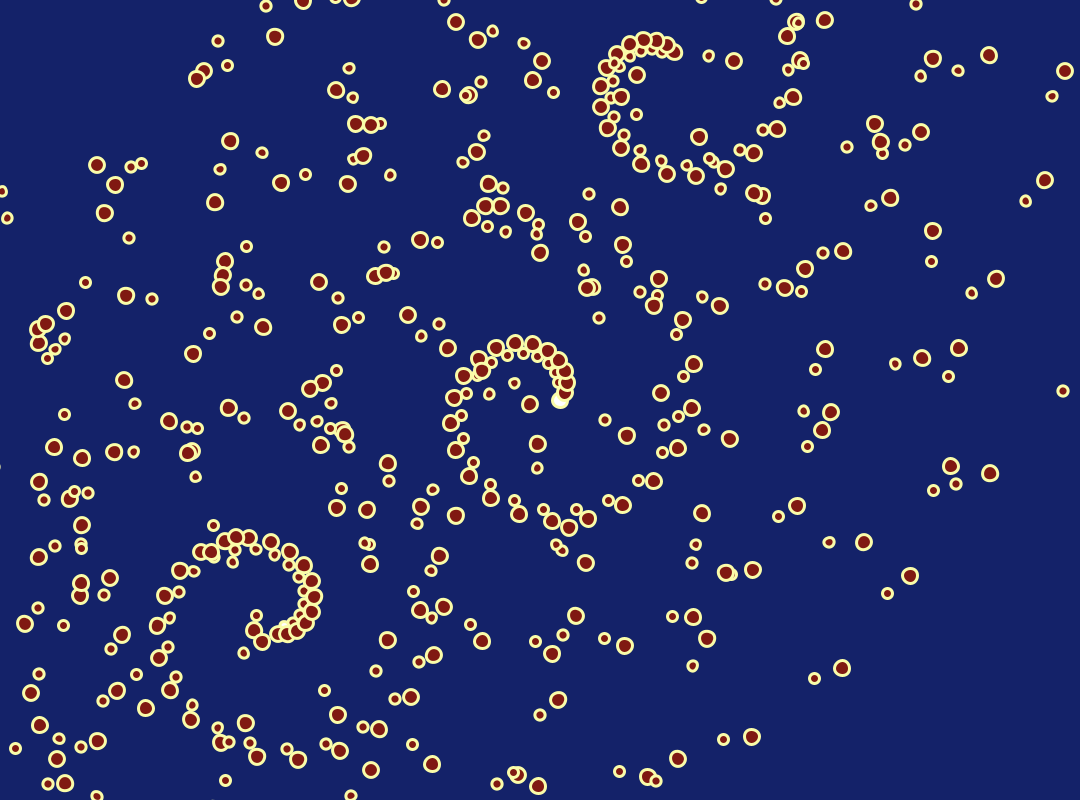
Frame 1 (no input)
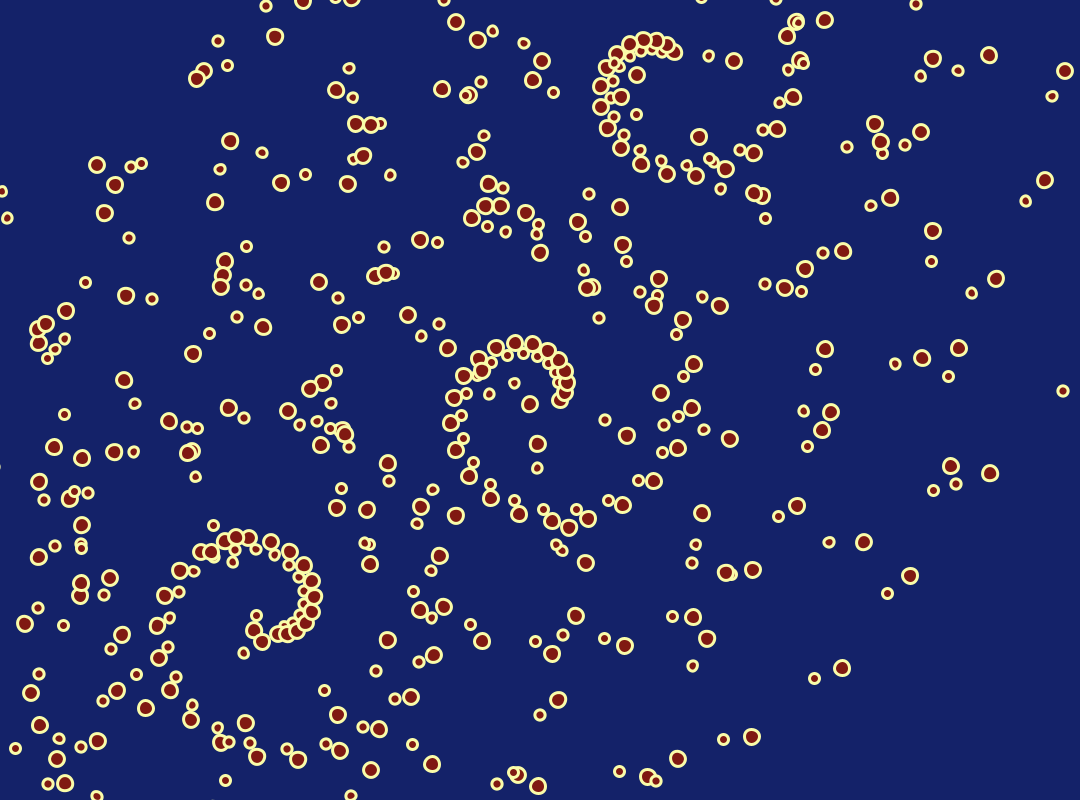
Frame 60 (the mouse pressed at the canvas centre just before this capture)
Frame 120 (the mouse held since frame 60 and released just before this capture): identical to frame 60, image omitted

The Processing sketch that drew these frames (run headless with seeded random() and noise(); from frame 60 on, the mouse is pressed at the canvas centre):

// Processing sketch: Circular_Movement
// ── Circular_Movement.pde
float freq = 0.5;
float amp = 20; //amplitude
float diam = 15; //diameter 
float offset;



void setup()
{
  size(1080, 800);
  offset = diam/2;
}

void draw()
{
  background(#142269);

  for (int i=0; i<=1000; i++)
  {
    float xCentre = width/2;
    float yCentre = height/2;
    float xWave = cos(i*freq)*amp;
    float yWave = sin(i*freq)*amp;

    stroke(#fafca9);
    strokeWeight(3);

    ellipse(xCentre + xWave, yCentre + yWave, diam, diam);
    rotate(0.523599);
    ellipse((xCentre + xWave), (yCentre + yWave), diam-5, diam-5);
    //ellipse((xCentre + xWave)+18, (yCentre + yWave)+18, diam-6, diam-6);
    fill(#801912);
    amp += 0.5;
  }
  //noLoop;
  amp = 20;
}
//translate
